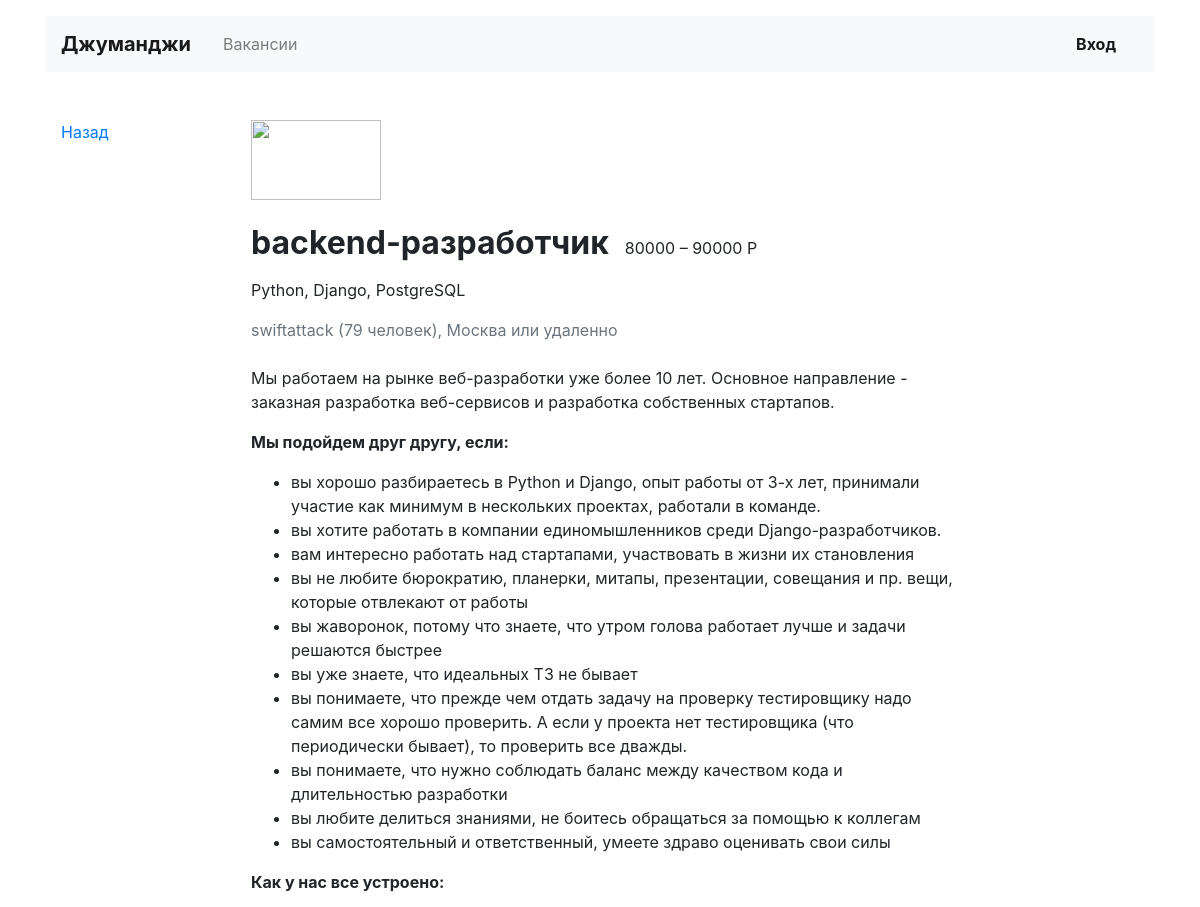
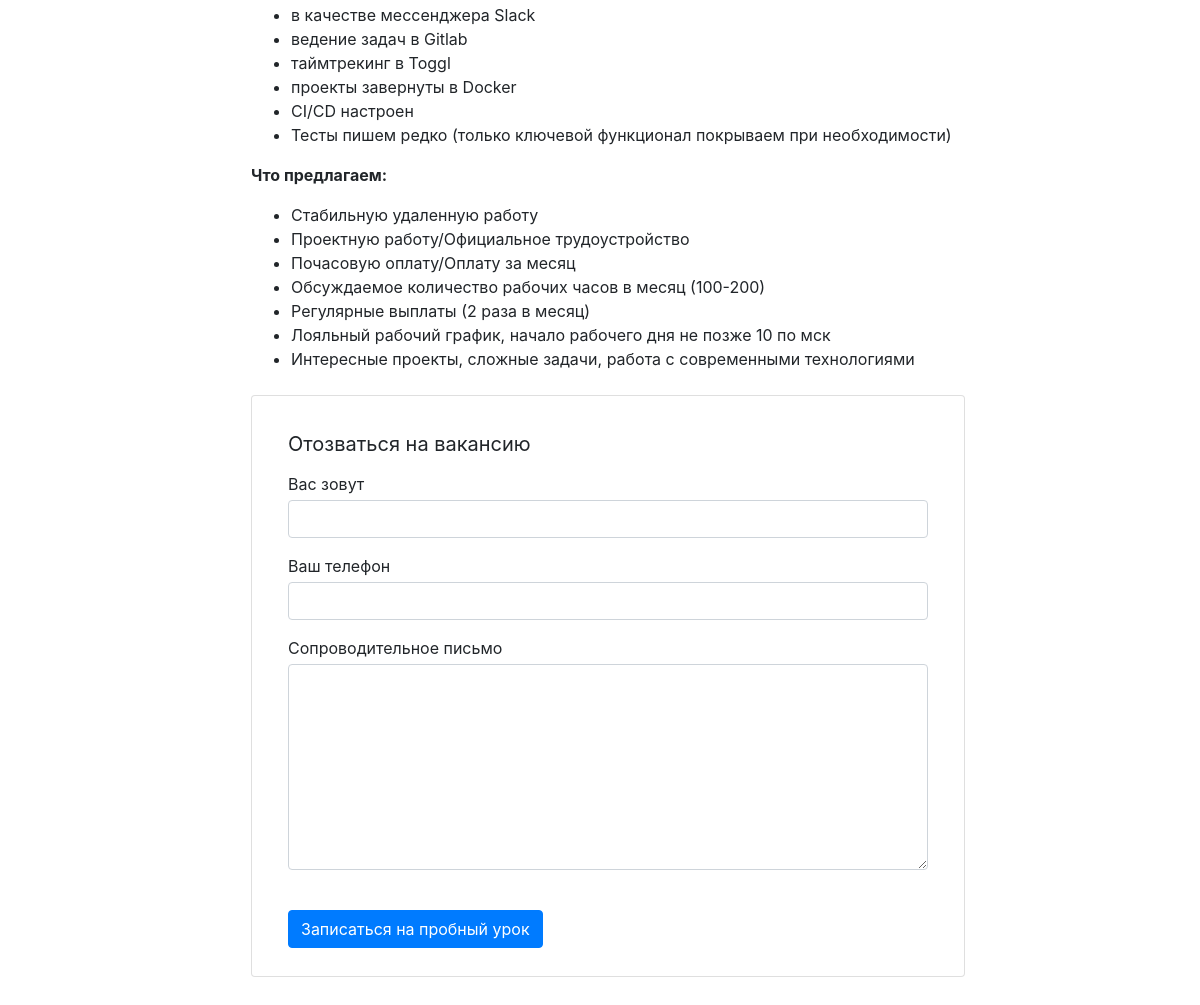
Screenshot of /vacancy/2 with the database file from the repository (2 pictures, top to bottom).
### python_junior_jobs/models.py (models this page shows)
class Vacancy(models.Model):
    title = models.CharField(max_length=100)
    specialty = models.ForeignKey(Specialty, on_delete=models.CASCADE, related_name="vacancies")
    company = models.ForeignKey(Company, on_delete=models.CASCADE, related_name="vacancies")
    skills = models.CharField(max_length=250)
    description = models.TextField()
    salary_min = models.IntegerField()
    salary_max = models.IntegerField()
    published_at = models.DateField()

class Specialty(models.Model):
    code = models.CharField(max_length=20)
    title = models.CharField(max_length=50)
    picture = models.URLField(default='https://place-hold.it/100x60')

class Company(models.Model):
    name = models.CharField(max_length=50)
    location = models.CharField(max_length=50)
    logo = models.URLField(default='https://place-hold.it/100x60')
    description = models.TextField()
    employee_count = models.IntegerField()

### python_junior_jobs/views.py (the view)
# urls.py: path('vacancy/<int:id>', vacancy_view, name='vacancy'),
def vacancy_view(request, id: int):
    queryset_vacancy_num = Vacancy.objects.get(id=id)
    queryset_specialty = Specialty.objects.all()
    queryset_company = Company.objects.all()
    return render(request, "python_junior_jobs/vacancy.html", context={
                                                                        'queryset_vacancy_num': queryset_vacancy_num,
                                                                        'queryset_specialty': queryset_specialty,
                                                                        'queryset_company': queryset_company,
    })

### python_junior_jobs/templates/python_junior_jobs/vacancy.html (shortened to what this page needs)
<!DOCTYPE html>
<html lang="ru">
<head>
  <link rel="stylesheet" href="https://stackpath.bootstrapcdn.com/bootstrap/4.3.1/css/bootstrap.min.css">
</head>
<body>
  <header class="container mt-3">
    <nav class="navbar navbar-expand-lg navbar-light bg-light">
      <a class="navbar-brand mr-4 font-weight-bold" href="{% url 'main' %}">Джуманджи</a>
      <div class="collapse navbar-collapse justify-content-between" id="navbarNav">
        <ul class="navbar-nav col-10">
          <li class="nav-item">
            <a class="nav-link" href="{% url 'all_vacancies' %}">Вакансии</a>
          </li>
        </ul>
        <ul class="navbar-nav col-2 justify-content-end">
          <li class="nav-item active">
            <a href="{% url 'exit' %}" class="nav-link font-weight-bold">Вход</a>
          </li>
        </ul>
      </div>
    </nav>
  </header>
  <main class="container mt-3 pb-5">
    <div class="row mt-5">
      <div class="col-12 col-lg-2">
        <div class="pl-3 mb-5">
          <p><a href="#">Назад</a></p>
        </div>
      </div>
      <div class="col-12 col-lg-8">
        <section class="pl-3">
          <a href="#"><img src="https://place-hold.it/130x80" width="130" height="80" alt=""></a>
          <div class="d-flex align-items-baseline align-content-baseline">
            <h1 class="h2 mt-4 font-weight-bold" >{{ queryset_vacancy_num.specialty.code }}-разработчик</h1>
            <p class="m-0 pl-3">{{ queryset_vacancy_num.salary_min }} – {{ queryset_vacancy_num.salary_max}} Р</p>
          </div>
          <p class="mt-2">{{ queryset_vacancy_num.skills }}</p>
          <p class="text-muted mb-4">{{ queryset_vacancy_num.company.name }} ({{ queryset_vacancy_num.company.employee_count }} человек), {{ queryset_vacancy_num.company.location }} или удаленно</p>
          {{ queryset_vacancy_num.description|safe }}
          <form action="/echo" class="card mt-4 mb-3" enctype="multipart/form-data">
            <div class="card-body mx-3">
              <p class="h5 mt-3 font-weight-normal">Отозваться на вакансию</p>
              <div class="form-group">
                <label class="mb-1 mt-2" for="userName">Вас зовут</label>
                <input class="form-control" type="text" placeholder="" id="userName">
              </div>
              <div class="form-group">
                <label class="mb-1" for="userPhone">Ваш телефон</label>
                <input class="form-control" type="tel" placeholder="" id="userPhone">
              </div>
              <div class="form-group">
                <label class="mb-1" for="userMsg" >Сопроводительное письмо</label>
                <textarea class="form-control" rows="8" id="userMsg"></textarea>
              </div>
              <input type="submit" class="btn btn-primary mt-4 mb-2" value="Записаться на пробный урок">
            </div>
          </form>
        </section>
      </div>
    </div>
  </main>
</body>
</html>

### rows the page displays
Vacancy: specialty.code "backend", salary_min "80000", salary_max "90000", skills "Python, Django, PostgreSQL", company.name "swiftattack", company.employee_count "79", company.location "Москва", description "Мы работаем на рынке веб-разработки уже более 10 лет. Основное направление - заказная разработка веб-сервисов и разработка собственных стартапов. Мы подойдем друг другу, если: вы хорошо разбираетесь в Python и Django, опыт работы от 3-х лет, принимали участие как минимум в нескольких проектах, работали в команде. вы хотите работать в компании единомышленников среди Django-разработчиков. вам интересно работать над стартапами, участвовать в жизни их становления вы не любите бюрократию, планерки, митапы, презентации, совещания и пр. вещи, которые отвлекают от работы вы жаворонок, потому что знаете, что утром голова работает лучше и задачи решаются быстрее вы уже знаете, что идеальных ТЗ не…"
